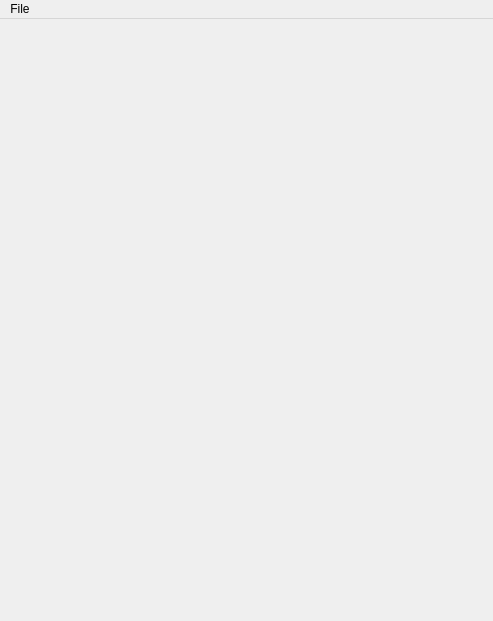
<?xml version="1.0" encoding="UTF-8"?>
<ui version="4.0">
 <class>Test18Window</class>
 <widget class="QMainWindow" name="Test18Window">
  <property name="geometry">
   <rect>
    <x>0</x>
    <y>0</y>
    <width>493</width>
    <height>621</height>
   </rect>
  </property>
  <property name="windowTitle">
   <string>Test14 Window</string>
  </property>
  <widget class="QWidget" name="centralwidget">
   <property name="minimumSize">
    <size>
     <width>0</width>
     <height>600</height>
    </size>
   </property>
  </widget>
  <widget class="QMenuBar" name="menubar">
   <property name="geometry">
    <rect>
     <x>0</x>
     <y>0</y>
     <width>493</width>
     <height>21</height>
    </rect>
   </property>
   <widget class="QMenu" name="menuFile">
    <property name="title">
     <string>File</string>
    </property>
    <addaction name="actionOpen"/>
    <addaction name="separator"/>
    <addaction name="actionQuit"/>
   </widget>
   <addaction name="menuFile"/>
  </widget>
  <action name="actionLoad_Old">
   <property name="text">
    <string>Load Old</string>
   </property>
  </action>
  <action name="actionOpen">
   <property name="text">
    <string>Open</string>
   </property>
  </action>
  <action name="actionQuit">
   <property name="text">
    <string>Quit</string>
   </property>
  </action>
 </widget>
 <resources/>
 <connections/>
</ui>
